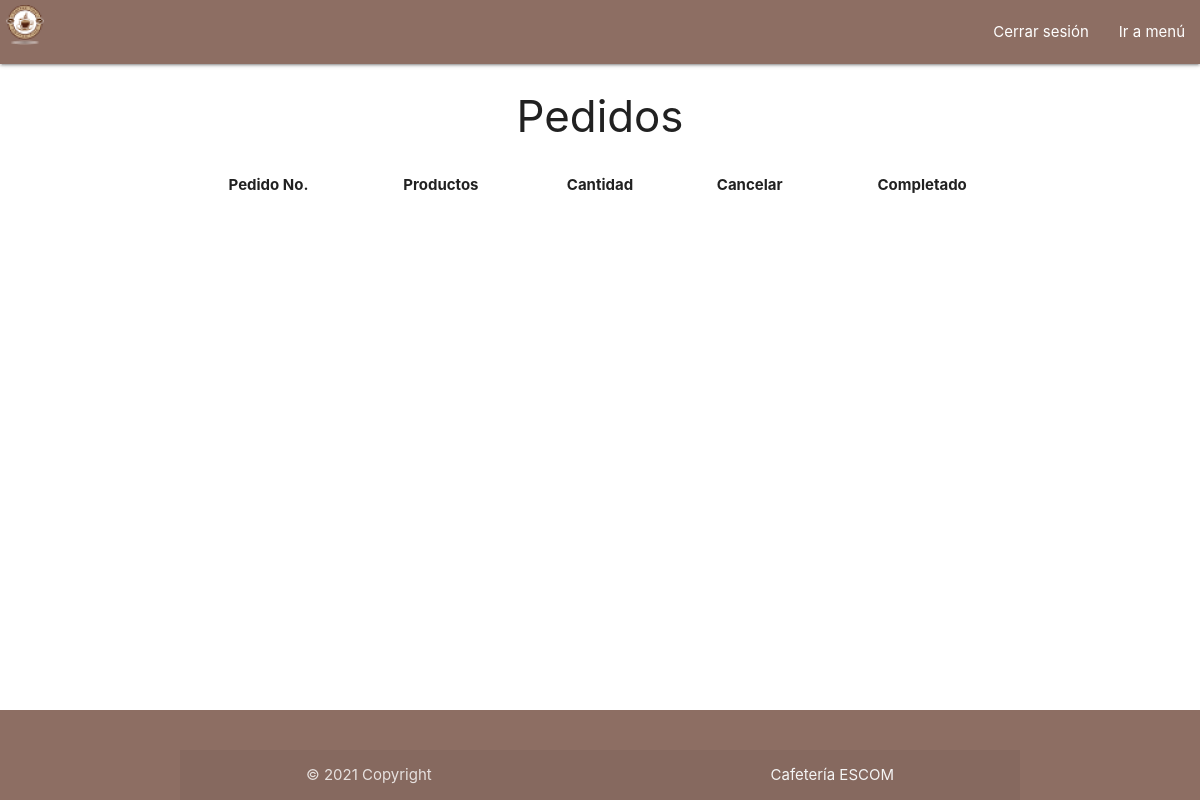
The app's page /pages/pedidos.php (signed in), older data.
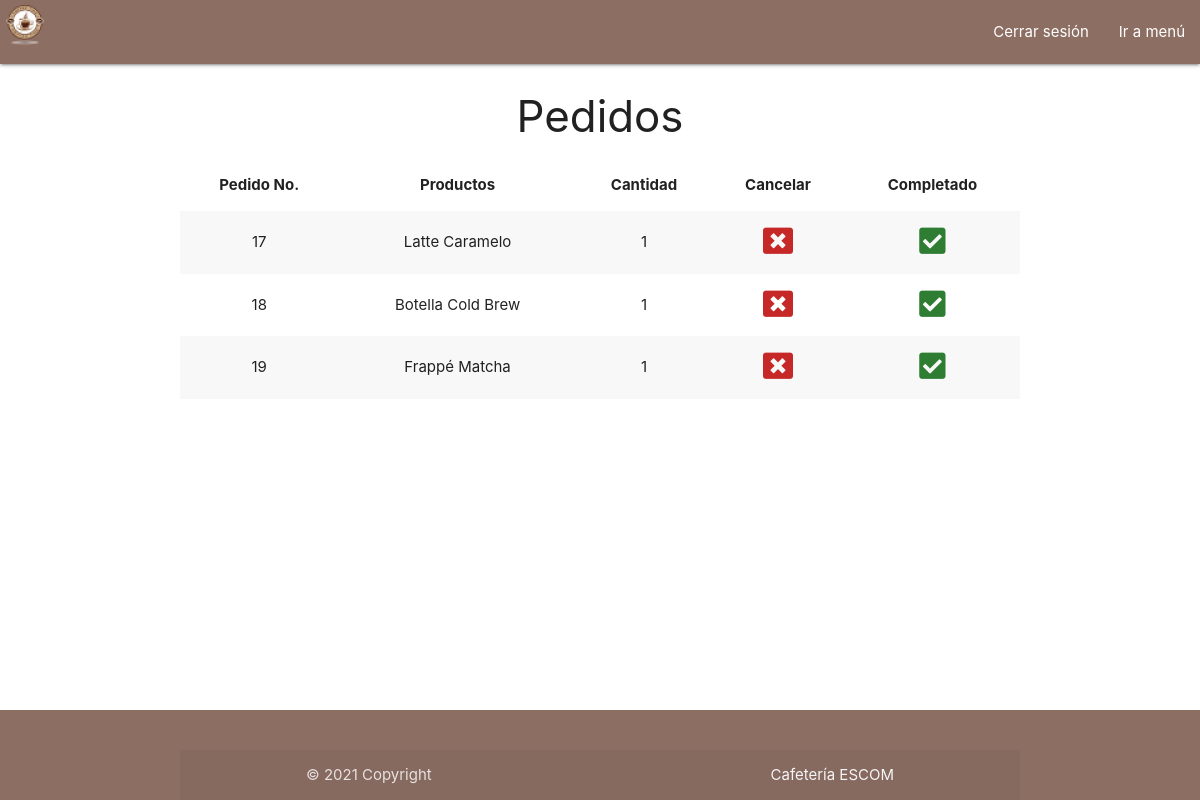
The same page, newer data.
### tables this page shows
CREATE TABLE `detalle_pedido` (
  `id_pedido` int(10) NOT NULL AUTO_INCREMENT,
  `id_producto` int(5) NOT NULL,
  `cantidad` int(8) NOT NULL,
  `id_usuario` int(5) NOT NULL,
  `estado` int(2) NOT NULL,
  `auditoria` date DEFAULT NULL,
  PRIMARY KEY (`id_pedido`,`id_producto`),
  KEY `fkproducto` (`id_producto`),
  KEY `fkusuario` (`id_usuario`),
  CONSTRAINT `fkproducto` FOREIGN KEY (`id_producto`) REFERENCES `inventario` (`id_producto`) ON DELETE CASCADE ON UPDATE CASCADE,
  CONSTRAINT `fkusuario` FOREIGN KEY (`id_usuario`) REFERENCES `usuarios` (`id_usuario`) ON DELETE CASCADE ON UPDATE CASCADE
);

CREATE TABLE `inventario` (
  `id_producto` int(5) NOT NULL AUTO_INCREMENT,
  `nombre` varchar(128) NOT NULL,
  `descripcion` varchar(300) NOT NULL,
  `existencia` int(5) NOT NULL,
  `precio` double NOT NULL,
  `imagen` varchar(60) DEFAULT NULL,
  `auditoria` datetime DEFAULT NULL,
  `categoria` varchar(25) NOT NULL,
  PRIMARY KEY (`id_producto`)
);

### pages/pedidos.php (the view, shortened to what this page needs)
<?php
    if(isset($_SESSION["login"])){
    $sesion = $_SESSION["login"];
    $conexion = mysqli_connect("localhost","root","","cafeteria2021");
    mysqli_set_charset($conexion,"utf8");
    $sqlUsuarioAdmin = "SELECT * FROM usuarios WHERE correo = '$sesion' AND (tipo = '1' OR tipo = '0')";
    $resUsuarioAdmin = mysqli_query($conexion,$sqlUsuarioAdmin);
    $infoUsuarioAdmin = mysqli_num_rows($resUsuarioAdmin);
    if($infoUsuarioAdmin != 1){
        header("location: ./../index.php");
    }else{
        $sqlAlumnos = "SELECT * FROM detalle_pedido WHERE estado = '0'";
        $resAlumnos = mysqli_query($conexion, $sqlAlumnos);
        $trAlumnos = "";
        while($filas = mysqli_fetch_array($resAlumnos, MYSQLI_BOTH)){
            $sqlPro = "SELECT * FROM inventario WHERE id_producto = '$filas[1]'";
            $resPro = mysqli_query($conexion, $sqlPro);
            $row = mysqli_fetch_array($resPro, MYSQLI_BOTH);
            $trAlumnos .= "<tr>
                <td>$filas[0]</td>
                <td>$row[1]</td>
                <td>$filas[2]</td>
                <td><i class='fas fa-window-close fa-2x red-text text-darken-3 cancelarPedido' data-pedido='$filas[0]' data-producto='$filas[1]'></i></td>
                <td><i class='fas fa-check-square fa-2x green-text text-darken-3 completarPedido' data-pedido='$filas[0]' data-producto='$filas[1]'></i></td>
            </tr>";
        }
?>
<!DOCTYPE html>
<html>
<head>
<link rel="stylesheet" href="https://cdnjs.cloudflare.com/ajax/libs/font-awesome/5.15.3/css/all.min.css" />
<link href="./../materialize/css/materialize.min.css" rel="stylesheet">
<link href="./../jscript/plugins/validetta101/validetta.min.css" rel="stylesheet">
<link href="./../jscript/plugins/confirm334/jquery-confirm.min.css" rel="stylesheet">
<link href="./../css/general.css" rel="stylesheet">
<link href="./../css/index.css" rel="stylesheet">
</head>
<body>
    <header>
        <div class="navbar-fixed">
        <nav class="brown lighten-1">
            <div class="nav-wrapper">
                <a href="./../index.php" class="brand-logo"><img src="./../img/cafeLogo50.png"></a>
                    <ul class="right hide-on-med-and-down">
                        <li><a href="./../pages/logout.php"> Cerrar sesión</a></li>
                        <li><a href="./../pages/administrador.php"> Ir a menú</a></li>
                    </ul>
            </div>
        </nav>
        </div>
    </header>
    <main>
        <div class="container">
            <div class="row">
            <h3 style="text-align:center;">Pedidos</h3>
                <table class="centered striped responsive-table">
                    <thead>
                        <tr><th>Pedido No.</th><th>Productos</th><th>Cantidad</th><th>Cancelar</th><th>Completado</th></tr>
                    </thead>
                    <tbody>
                        <?php echo $trAlumnos; ?>
                    </tbody>
                </table>
            </div>
        </div>
    </main>
    <footer class="page-footer brown lighten-1">
        <div class="container">
        <div class="footer-copyright">
        <div class="container">
        © 2021 Copyright
        <a class="grey-text text-lighten-4 right" href="./../index.php">Cafetería ESCOM</a>
        </div>
        </div>
    </footer>
</body>
</html>
<?php
    }
    }else{
        header("location: ./../index.php");
    }
?>

Row changes from the older to the newer data that the page shows:
added detalle_pedido: id_pedido "17", id_producto.nombre "Latte Caramelo", cantidad "1"
added detalle_pedido: id_pedido "18", id_producto.nombre "Botella Cold Brew", cantidad "1"
added detalle_pedido: id_pedido "19", id_producto.nombre "Frappé Matcha", cantidad "1"
